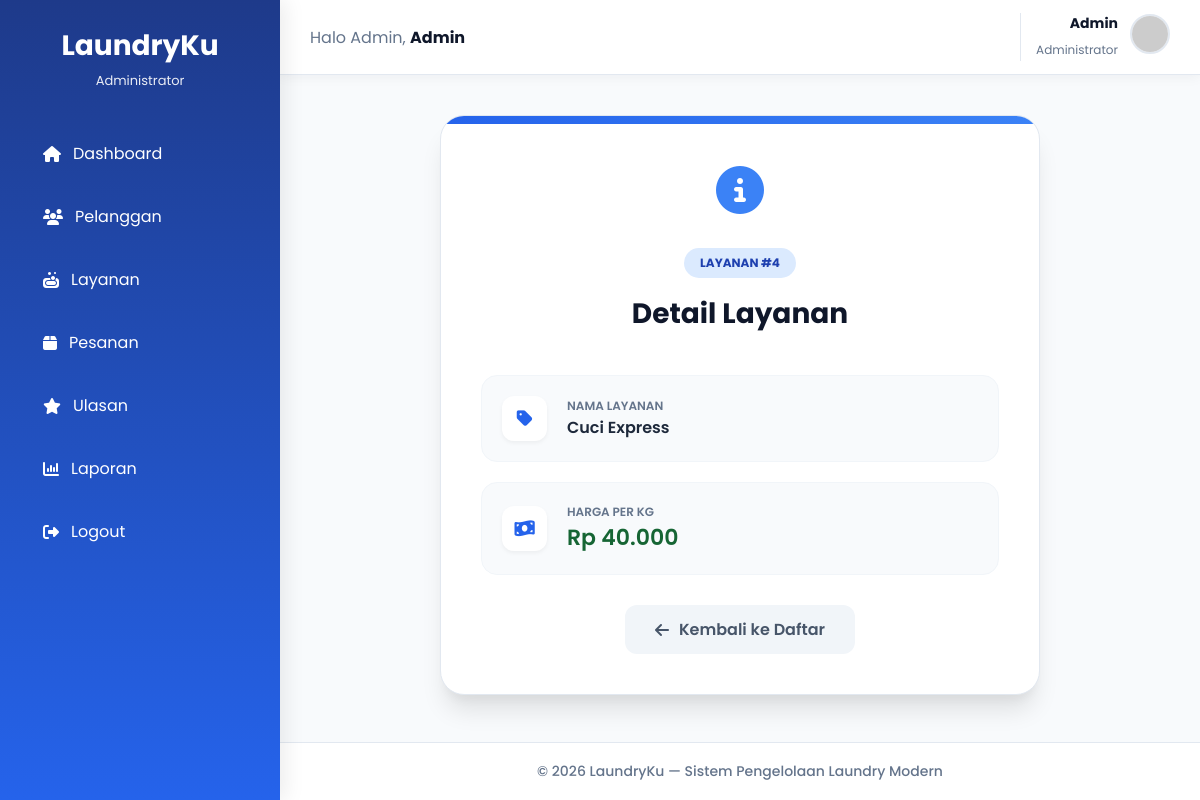
The page /admin/detail_layanan.php?id_layanan=4 on the database its author committed.
### tables this page shows
CREATE TABLE `layanan` (
  `id_layanan` int(11) NOT NULL,
  `nama_layanan` varchar(100) NOT NULL,
  `harga_perkg` decimal(10,2) NOT NULL
);

### admin/detail_layanan.php (the view, shortened to what this page needs)
<?php
require '../config/koneksi.php';
$id = isset($_GET['id_layanan']) ? (int) $_GET['id_layanan'] : 0;
$query = mysqli_query($koneksi, "SELECT * FROM layanan WHERE id_layanan=$id");
$data = mysqli_fetch_assoc($query);
?>
<!DOCTYPE html>
<html lang="id">
<head>
    <link rel="stylesheet" href="../assets/css/stylee.css">
    <link rel="stylesheet" href="https://cdnjs.cloudflare.com/ajax/libs/font-awesome/6.5.1/css/all.min.css">
</head>
<body>
    <?php include '../includes/admin/sidebar.php'; ?>
    <div class="main-content">
        <?php include '../includes/admin/navbar.php'; ?>
        <br>
        <br>
        <br>
        <div class="page-container">
            <div class="detail-card">
                <div class="detail-header">
                    <div class="icon-lg"><i class="fa-solid fa-circle-info"></i></div>
                    <span class="badge">Layanan #<?= $data['id_layanan']; ?></span>
                    <h2>Detail Layanan</h2>
                </div>
                <div class="info-grid">
                    <div class="info-item">
                        <div class="info-icon"><i class="fa-solid fa-tag"></i></div>
                        <div class="info-text">
                            <label>Nama Layanan</label>
                            <span><?= htmlspecialchars($data['nama_layanan']); ?></span>
                        </div>
                    </div>
                    <div class="info-item">
                        <div class="info-icon"><i class="fa-solid fa-money-bill-wave"></i></div>
                        <div class="info-text">
                            <label>Harga per Kg</label>
                            <span class="price-text">Rp <?= number_format($data['harga_perkg'],0,',','.'); ?></span>
                        </div>
                    </div>
                </div>
                <div class="btn-wrapper">
                    <a href="layanan.php" class="btn-back">
                        <i class="fa-solid fa-arrow-left"></i> Kembali ke Daftar
                    </a>
                </div>
            </div>
        </div>
        <?php include '../includes/admin/footer.php'; ?>
    </div>
</body>
</html>

### assets/css/stylee.css (style rules this page uses)
:root { --primary:#2563eb; --primary-light:#60a5fa; --success:#22c55e; --warning:#f59e0b; --danger:#ef4444; --dark:#0f172a; --gray:#64748b; --light:#f8fafc; --radius:18px; --shadow:0 10px 25px rgba(15,23,42,.08); }
* { margin:0; padding:0; box-sizing:border-box; font-family:'Poppins',sans-serif; }
body { background:#f1f5f9; color:var(--dark); }
.main-content { margin-left:280px; min-height:100vh; display:flex; flex-direction:column; }
.badge { display:inline-flex; align-items:center; justify-content:center; padding:8px 14px; border-radius:30px; font-size:12px; font-weight:600; }

### admin/detail_layanan.php (style rules this page uses)
body { background-color: #f8fafc; font-family: 'Segoe UI', sans-serif; margin: 0; display: flex; min-height: 100vh; }
.main-content { flex-grow: 1; display: flex; flex-direction: column; width: 100%; }
.page-container { flex-grow: 1; display: flex; align-items: flex-start; justify-content: center; padding: 40px 20px; }
.detail-card { background: #ffffff; padding: 40px; border-radius: 24px; box-shadow: 0 20px 25px -5px rgba(0, 0, 0, 0.1), 0 10px 10px -5px rgba(0, 0, 0, 0.04); width: 100%; max-width: 600px; border: 1px solid #e2e8f0; position: relative; overflow: hidden; }
.detail-card::before { content: ''; position: absolute; top: 0; left: 0; width: 100%; height: 8px; background: linear-gradient(90deg, #2563eb, #3b82f6); }
.detail-header { text-align: center; margin-bottom: 40px; }
.icon-lg { font-size: 48px; color: #3b82f6; margin-bottom: 20px; }
.badge { background: #dbeafe; color: #1e40af; padding: 6px 16px; border-radius: 20px; font-size: 12px; font-weight: 700; text-transform: uppercase; }
.detail-header h2 { font-size: 28px; color: #0f172a; margin: 15px 0 5px 0; }
.info-grid { display: grid; gap: 20px; }
.info-item { background: #f8fafc; padding: 20px; border-radius: 16px; display: flex; align-items: center; gap: 20px; border: 1px solid #f1f5f9; transition: 0.3s; }
.info-icon { width: 45px; height: 45px; background: #fff; border-radius: 12px; display: flex; align-items: center; justify-content: center; color: #2563eb; font-size: 18px; box-shadow: 0 2px 4px rgba(0,0,0,0.05); }
.info-text label { display: block; font-size: 12px; color: #64748b; font-weight: 600; text-transform: uppercase; }
.info-text span { font-size: 16px; font-weight: 600; color: #1e293b; }
.price-text { font-size: 22px !important; color: #166534 !important; }
.btn-wrapper { margin-top: 30px; text-align: center; }
.btn-back { display: inline-flex; align-items: center; gap: 10px; padding: 12px 30px; border-radius: 12px; background: #f1f5f9; color: #475569; text-decoration: none; font-weight: 600; transition: 0.3s; }

### rows shown on the page
layanan: id_layanan "4", nama_layanan "Cuci Express", harga_perkg "40.000"

### other values the page prints
$nama_admin "Admin"
